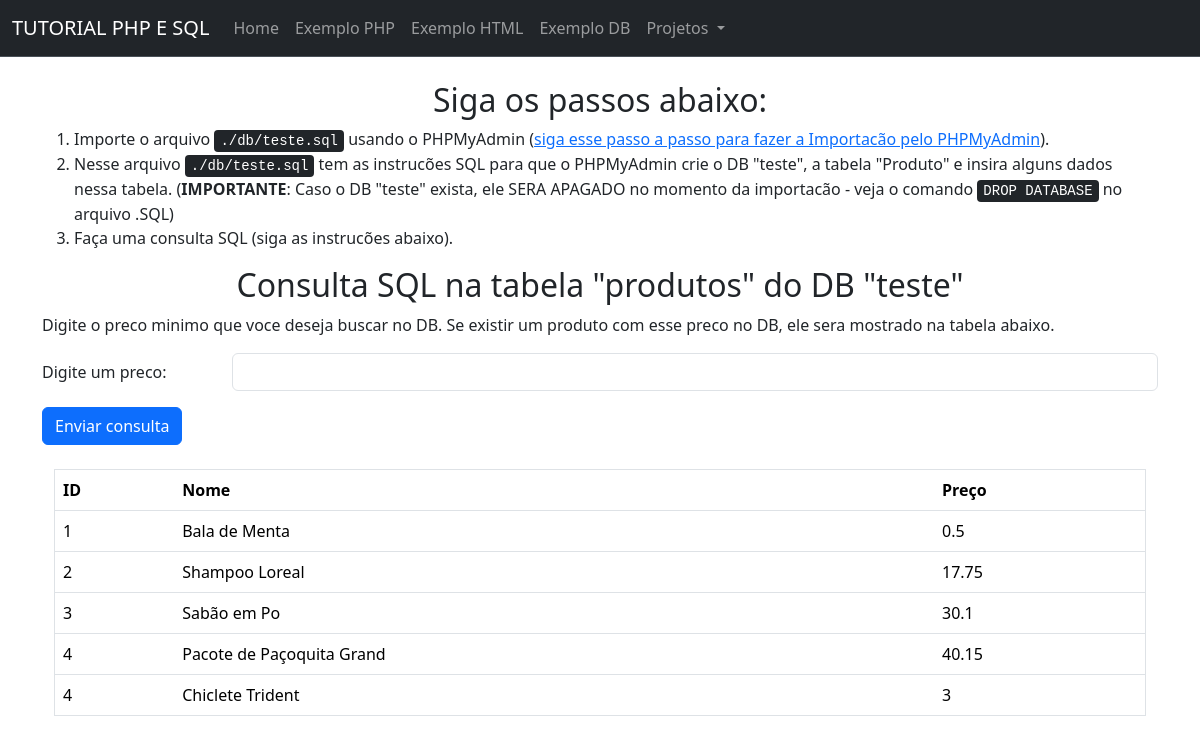
/exemplo_db.php, run on the app's committed database.
### tables this page shows
CREATE TABLE `produtos` (
  `id` int(11) DEFAULT NULL,
  `nome` varchar(25) DEFAULT NULL,
  `preco` double DEFAULT NULL
);

### include/bootstrap_components.php (the view, shortened to what this page needs)
<?php
function createInput(string $id, string $type = "text", string $texto = "Exemplo", string $valor = ""): void
{
    echo <<<HEREDOC
    <div class="row mb-3">
        <label for="$id" class="col-sm-2 col-form-label">$texto</label>
        <div class="col">
            <input type="$type" class="form-control" id="$id" name="$id" value="$valor">
        </div>
    </div>
    HEREDOC;
}
function createTable(array $header, array $body)
{
    echo <<<HEREDOC
    <div class="container table-responsive">
        <table class="table table-hover align-middle border ">
            <thead>
                <tr>
    HEREDOC;
    foreach ($header as $cabecalho) {
        echo "<th scope=\"col\">$cabecalho</th>";
    }
    echo <<<HEREDOC
                </tr>
            </thead>
            <tbody>
    HEREDOC;
    foreach ($body as $linha) {
        echo "<tr>";
        foreach ($linha as $item) {
            echo "<td scope=\"row\">$item</td>";
        }
        echo "</tr>";
    }
    echo <<<HEREDOC
            </tbody>
        </table>
    </div>
    HEREDOC;
}

### exemplo_db.php (shortened to what this page needs)
<!DOCTYPE html>
<html lang="en">
<head>
    <link href="https://cdn.jsdelivr.net/npm/bootstrap@5.3.3/dist/css/bootstrap.min.css" rel="stylesheet">
</head>
<body>
    <?php
    include_once './include/bootstrap_components.php';
    include_once './include/nav_bar.php';
    ?>
    <div class="container">
        <h2 class="text-center">Siga os passos abaixo:</h2>
        <ol>
            <li>Importe o arquivo <kbd>./db/teste.sql</kbd> usando o PHPMyAdmin (<a href="index.php">siga esse passo a passo para fazer a Importacão pelo PHPMyAdmin</a>).</li>
            <li>Nesse arquivo <kbd>./db/teste.sql</kbd> tem as instrucões SQL para que o PHPMyAdmin crie o DB "teste", a tabela "Produto" e insira alguns dados nessa tabela.
                (<b>IMPORTANTE</b>: Caso o DB "teste" exista, ele SERA APAGADO no momento da importacão - veja o comando <kbd>DROP DATABASE</kbd> no arquivo .SQL)
            </li>
            <li>Faça uma consulta SQL (siga as instrucões abaixo).</li>
        </ol>
        <h2 class="text-center">Consulta SQL na tabela "produtos" do DB "teste"</h2>
        <p>Digite o preco minimo que voce deseja buscar no DB. Se existir um produto com esse preco no DB, ele sera mostrado na tabela abaixo. </p>
        <form class="col mb-4" action="exemplo_db.php" method="post">
            <?php
            createInput("precoId", "text", "Digite um preco:");
            ?>
            <button type="submit" class="btn btn-primary">Enviar consulta</button>
        </form>
        <?php
        include './include/db_connection_pdo.php';
        if (isset($_POST['precoId'])) {
            $precoUsuario = $_POST["precoId"];
        } else {
            $precoUsuario = 0;
        }
        $consulta_sql = <<<HEREDOC
            SELECT id,nome,preco FROM produtos WHERE preco >= ? ;
        HEREDOC;
        $matriz_tabela = array();
        $resultados = $conn->prepare($consulta_sql);
        $resultados->execute(array($precoUsuario));
        foreach ($resultados as $linha) {
            array_push($matriz_tabela, array(
                $linha["id"], $linha["nome"], $linha["preco"]
            ));
        }
        createTable(array("ID", "Nome", "Preço"), $matriz_tabela);
        ?>
    </div>
</body>
</html>

### include/nav_bar.php (shortened to what this page needs)
<nav class="navbar navbar-expand-lg bg-dark border-bottom border-body mb-4" data-bs-theme="dark">
    <div class="container-fluid">
        <a class="navbar-brand" href="#">TUTORIAL PHP E SQL</a>
        <div class="collapse navbar-collapse" id="navbarNavDropdown">
            <ul class="navbar-nav">
                <li class="nav-item">
                    <a class="nav-link" aria-current="page" href="/tutorial_php/index.php">Home</a>
                </li>
                <li class="nav-item">
                    <a class="nav-link" href="/tutorial_php/exemplo.php">Exemplo PHP</a>
                </li>
                <li class="nav-item">
                    <a class="nav-link" href="/tutorial_php/exemplo.html">Exemplo HTML</a>
                </li>
                <li class="nav-item">
                    <a class="nav-link" href="/tutorial_php/exemplo_db.php">Exemplo DB</a>
                </li>
                <li class="nav-item dropdown">
                    <a class="nav-link dropdown-toggle" href="#" role="button" data-bs-toggle="dropdown" aria-expanded="false">
                        Projetos
                    </a>
                </li>
            </ul>
        </div>
    </div>
</nav>

### data on the page
produtos: id "1", nome "Bala de Menta", preco "0.5"
produtos: id "2", nome "Shampoo Loreal", preco "17.75"
produtos: id "3", nome "Sabão em Po", preco "30.1"
produtos: id "4", nome "Pacote de Paçoquita Grand", preco "40.15"
produtos: id "4", nome "Chiclete Trident", preco "3"

### other printed values
$texto "Digite um preco:"
$cabecalho "ID"
$cabecalho "Nome"
$cabecalho "Preço"
